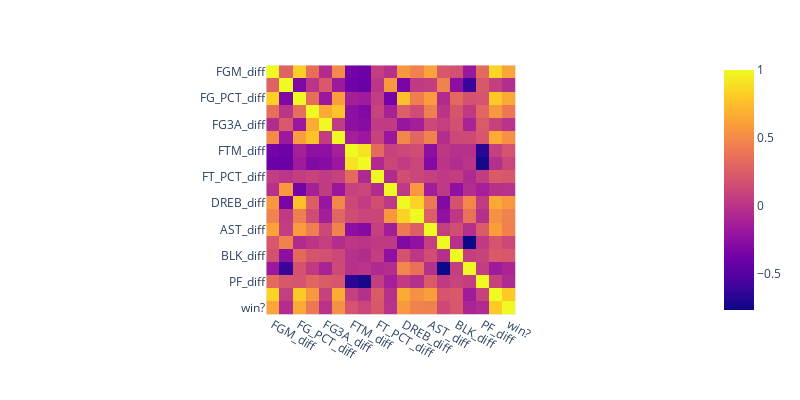

This figure's notebook cell:
### Code cell
# correlation between stats

columns = ['FGM_diff', 'FGA_diff',
       'FG_PCT_diff', 'FG3M_diff', 'FG3A_diff', 'FG3_PCT_diff', 'FTM_diff',
       'FTA_diff', 'FT_PCT_diff', 'OREB_diff', 'DREB_diff', 'REB_diff',
       'AST_diff', 'STL_diff', 'BLK_diff', 'TOV_diff', 'PF_diff', 'PTS_diff',
       'win?']

gamelog_2020_21.corr = gamelog_2020_21[columns].corr().round(5)

plt.rcParams['figure.figsize'] = [5, 20]
px.imshow(gamelog_2020_21.corr, width=800, height=400)

### Figure 1 — Plotly figure (JSON) as saved in the notebook; plotly's stock layout.template omitted (floating-point values rounded to 4 significant figures; data arrays with more than 128 entries replaced by an {"elided": "..."} marker saying what was removed)
{"data": [{"coloraxis": "coloraxis", "hovertemplate": "x: %{x}<br>y: %{y}<br>color: %{z}<extra></extra>", "name": "0", "type": "heatmap", "x": ["FGM_diff", "FGA_diff", "FG_PCT_diff", "FG3M_diff", "FG3A_diff", "FG3_PCT_diff", "FTM_diff", "FTA_diff", "FT_PCT_diff", "OREB_diff", "DREB_diff", "REB_diff", "AST_diff", "STL_diff", "BLK_diff", "TOV_diff", "PF_diff", "PTS_diff", "win?"], "xaxis": "x", "y": ["FGM_diff", "FGA_diff", "FG_PCT_diff", "FG3M_diff", "FG3A_diff", "FG3_PCT_diff", "FTM_diff", "FTA_diff", "FT_PCT_diff", "OREB_diff", "DREB_diff", "REB_diff", "AST_diff", "STL_diff", "BLK_diff", "TOV_diff", "PF_diff", "PTS_diff", "win?"], "yaxis": "y", "z": {"elided": "19x19 float values"}}], "layout": {"coloraxis": {"colorscale": [[0, "#0d0887"], [0.1111, "#46039f"], [0.2222, "#7201a8"], [0.3333, "#9c179e"], [0.4444, "#bd3786"], [0.5556, "#d8576b"], [0.6667, "#ed7953"], [0.7778, "#fb9f3a"], [0.8889, "#fdca26"], [1, "#f0f921"]]}, "height": 400, "margin": {"t": 60}, "width": 800, "xaxis": {"anchor": "y", "autorange": true, "constrain": "domain", "domain": [0.2995, 0.7005], "range": [-0.5, 18.5], "scaleanchor": "y", "type": "category"}, "yaxis": {"anchor": "x", "autorange": true, "constrain": "domain", "domain": [0, 1], "range": [18.5, -0.5], "type": "category"}}}
